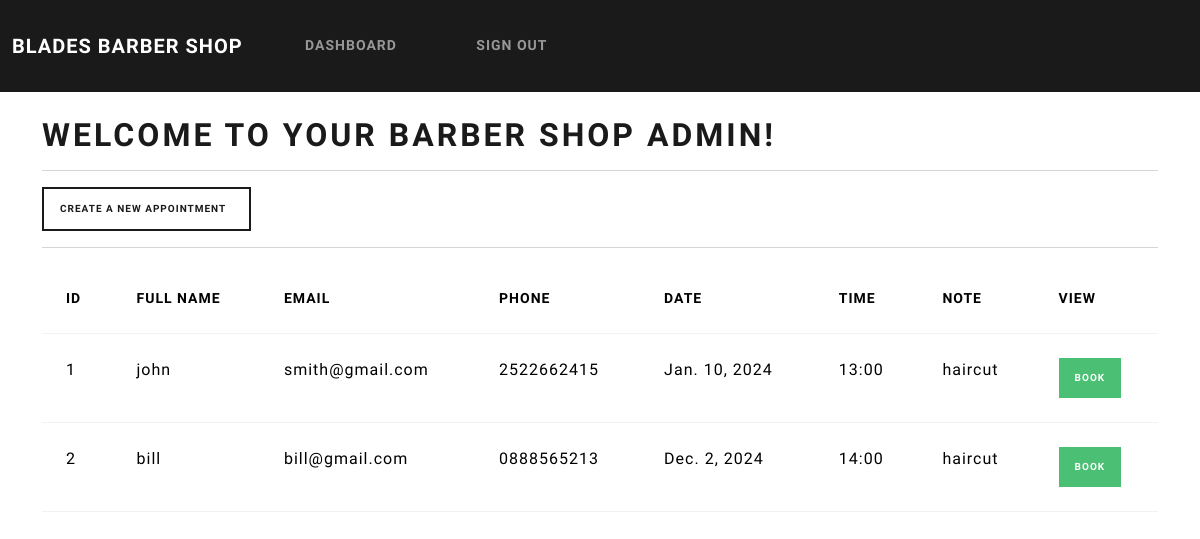
The app's page /dashboard (signed in), older data.
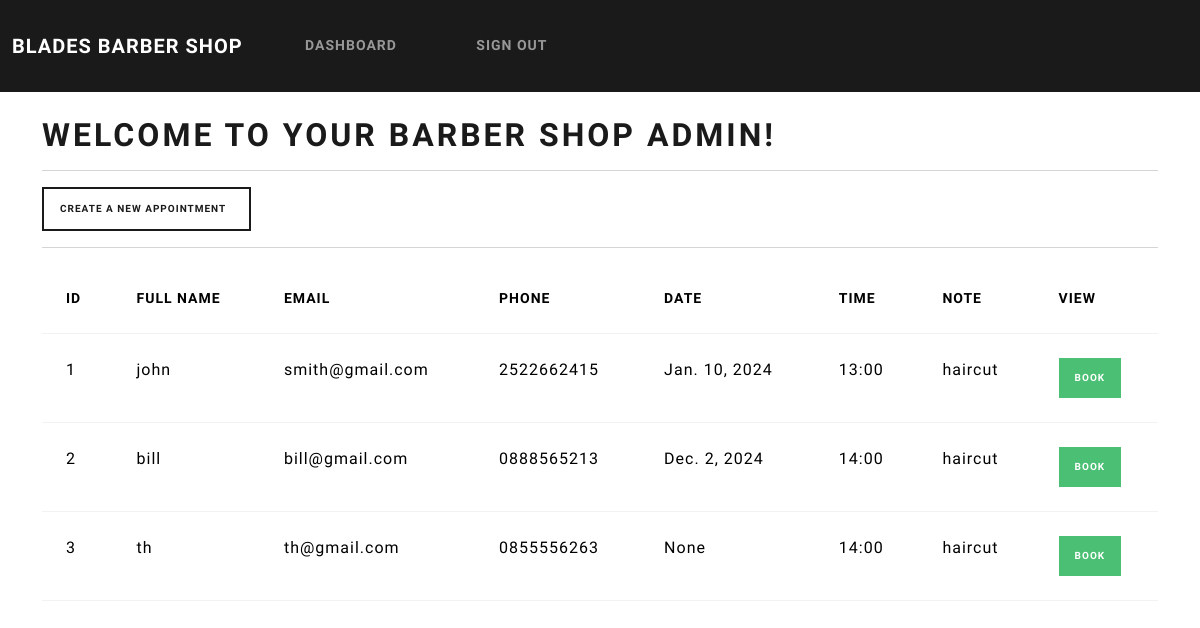
The same page, newer data.
### app/models.py (models this page shows, shortened)
class Record(models.Model):
    fname = models.CharField(max_length=100)
    email = models.CharField(max_length=255)
    phone = models.CharField(max_length=20)
    date = models.DateField(blank=True,null=True)
    time = models.CharField(max_length=10,blank=True,null=True)
    note = models.CharField(max_length=100,blank=True,null=True)

### app/views.py (the view)
# urls.py: path('dashboard', views.dashboard, name="dashboard"),
@login_required(login_url='login')
def dashboard(request):
    my_records = Record.objects.all()
    context = {'records': my_records}
    return render(request, 'account/dashboard.html', context=context)

### templates/account/dashboard.html (shortened to what this page needs)
{% extends 'account/base.html' %}
{% block content %}
    <h1>Welcome to your Barber Shop {{user}}!</h1>
    <hr>
    <a class="btn btn-outline-primary btn-sm" href="{% url 'create-record' %}">
        Create a new appointment &nbsp;
    </a>
    <hr>
    <table class="table table-hover">
        <thead>
            <tr>
                <th scope="col"> ID </th>
                <th scope="col"> Full name </th>
                <th scope="col"> Email </th>
                <th scope="col"> Phone </th>
                <th scope="col"> Date </th>
                <th scope="col"> Time </th>
                <th scope="col"> Note </th>
                <th scope="col"> View </th>
            </tr>
        </thead>
        <tbody>
    {% if records %}
        {% for record in records %}
        <tr>
            <td> {{record.id}}</td>
            <td> {{record.fname}}</td>
            <td> {{record.email}}</td>
            <td> {{record.phone}}</td>
            <td> {{record.date}}</td>
            <td> {{record.time}}</td>
            <td> {{record.note}}</td>
            <td> <a class="btn btn-success btn-sm" href="{% url 'record' record.id %}">BOOK  </a> </td>
        </tr>
        {% endfor %}
        {% endif %}
        </tbody>
        </table>
{% endblock %}

### templates/account/base.html (shortened to what this page needs)
{% load static %}
{% load crispy_forms_tags %}
<!DOCTYPE html>
<html lang="en">
<head>
  <link rel="stylesheet" type="text/css" href="https://bootswatch.com/5/lux/bootstrap.min.css">
  <link rel="stylesheet" type="text/css" href="{% static 'css/styles.css' %}">
</head>
<body>
    {% include 'account/navbar.html' %}
    <div class="container">
        <br>
        {% block content %}
        {% endblock %}
    </div>
</body>
</html>

### templates/account/navbar.html (shortened to what this page needs)
<nav class="navbar navbar-expand-lg navbar-dark bg-primary justify-content-center">
  <a class="navbar-brand main-heading" href="{% url 'home' %}">
    &nbsp; BLADES BARBER SHOP
  </a>
    <div class="collapse navbar-collapse text-center" id="navbarNavDropdown">
      <ul class="navbar-nav mr-auto">
        {% if user.is_authenticated %}
          <li class="nav-item">
            <a class="nav-link" href="{% url 'dashboard' %}"> dashboard &nbsp;  </a>
          </li>
          <li class="nav-item">
            <a class="nav-link" href="{% url 'logout' %}">Sign out &nbsp;  </a>
          </li>
      </ul>
      {% endif %}
    </div>
</nav>

Row changes from the older to the newer data that the page shows:
added Record: id "3", fname "th", email "th@gmail.com", phone "0855556263", date "None", time "14:00", note "haircut"
